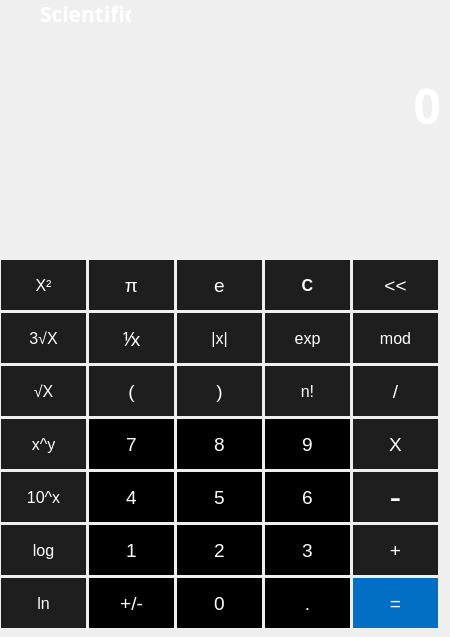
    <widget class="QWidget" name="scientific">
     <widget class="QPushButton" name="sqr_button_2">
      <property name="geometry">
       <rect>
        <x>1</x>
        <y>260</y>
        <width>85</width>
        <height>50</height>
       </rect>
      </property>
      <property name="font">
       <font>
        <pointsize>12</pointsize>
       </font>
      </property>
      <property name="styleSheet">
       <string notr="true">QPushButton {
	color: rgb(255, 255, 255);
	background-color: rgb(30, 30, 30);
	border: none;
}
QPushButton:hover {
	color: rgb(255, 255, 255);
	background-color: rgb(147, 147, 147);
}
QPushButton:pressed{
	color: rgb(255, 255, 255);
	background-color: rgb(131, 131, 131);
}</string>
      </property>
      <property name="text">
       <string>X²</string>
      </property>
     </widget>
     <widget class="QPushButton" name="back_button_2">
      <property name="geometry">
       <rect>
        <x>353</x>
        <y>260</y>
        <width>85</width>
        <height>50</height>
       </rect>
      </property>
      <property name="font">
       <font>
        <pointsize>14</pointsize>
       </font>
      </property>
      <property name="styleSheet">
       <string notr="true">QPushButton {
	color: rgb(255, 255, 255);
	background-color: rgb(30, 30, 30);
	border: none;
}
QPushButton:hover {
	color: rgb(255, 255, 255);
	background-color: rgb(147, 147, 147);
}
QPushButton:pressed{
	color: rgb(255, 255, 255);
	background-color: rgb(131, 131, 131);
}</string>
      </property>
      <property name="text">
       <string>&lt;&lt;</string>
      </property>
      <property name="shortcut">
       <string>Backspace</string>
      </property>
     </widget>
     <widget class="QPushButton" name="clear_button_2">
      <property name="geometry">
       <rect>
        <x>265</x>
        <y>260</y>
        <width>85</width>
        <height>50</height>
       </rect>
      </property>
      <property name="font">
       <font>
        <pointsize>12</pointsize>
        <bold>true</bold>
       </font>
      </property>
      <property name="styleSheet">
       <string notr="true">QPushButton {
	color: rgb(255, 255, 255);
	background-color: rgb(30, 30, 30);
	border: none;
}
QPushButton:hover {
	color: rgb(255, 255, 255);
	background-color: rgb(147, 147, 147);
}
QPushButton:pressed{
	color: rgb(255, 255, 255);
	background-color: rgb(131, 131, 131);
}</string>
      </property>
      <property name="text">
       <string>C</string>
      </property>
      <property name="shortcut">
       <string>Del</string>
      </property>
     </widget>
     <widget class="QPushButton" name="e_button">
      <property name="geometry">
       <rect>
        <x>177</x>
        <y>260</y>
        <width>85</width>
        <height>50</height>
       </rect>
      </property>
      <property name="font">
       <font>
        <pointsize>14</pointsize>
       </font>
      </property>
      <property name="styleSheet">
       <string notr="true">QPushButton {
	color: rgb(255, 255, 255);
	background-color: rgb(30, 30, 30);
	border: none;
}
QPushButton:hover {
	color: rgb(255, 255, 255);
	background-color: rgb(147, 147, 147);
}
QPushButton:pressed{
	color: rgb(255, 255, 255);
	background-color: rgb(131, 131, 131);
}</string>
      </property>
      <property name="text">
       <string>e</string>
      </property>
     </widget>
     <widget class="QPushButton" name="pi_button">
      <property name="geometry">
       <rect>
        <x>89</x>
        <y>260</y>
        <width>85</width>
        <height>50</height>
       </rect>
      </property>
      <property name="font">
       <font>
        <pointsize>14</pointsize>
       </font>
      </property>
      <property name="styleSheet">
       <string notr="true">QPushButton {
	color: rgb(255, 255, 255);
	background-color: rgb(30, 30, 30);
	border: none;
}
QPushButton:hover {
	color: rgb(255, 255, 255);
	background-color: rgb(147, 147, 147);
}
QPushButton:pressed{
	color: rgb(255, 255, 255);
	background-color: rgb(131, 131, 131);
}</string>
      </property>
      <property name="text">
       <string>π</string>
      </property>
     </widget>
     <widget class="QPushButton" name="exp_button">
      <property name="geometry">
       <rect>
        <x>265</x>
        <y>313</y>
        <width>85</width>
        <height>50</height>
       </rect>
      </property>
      <property name="font">
       <font>
        <pointsize>12</pointsize>
       </font>
      </property>
      <property name="styleSheet">
       <string notr="true">QPushButton {
	color: rgb(255, 255, 255);
	background-color: rgb(30, 30, 30);
	border: none;
}
QPushButton:hover {
	color: rgb(255, 255, 255);
	background-color: rgb(147, 147, 147);
}
QPushButton:pressed{
	color: rgb(255, 255, 255);
	background-color: rgb(131, 131, 131);
}</string>
      </property>
      <property name="text">
       <string>exp</string>
      </property>
     </widget>
     <widget class="QPushButton" name="mod_button_2">
      <property name="geometry">
       <rect>
        <x>353</x>
        <y>313</y>
        <width>85</width>
        <height>50</height>
       </rect>
      </property>
      <property name="font">
       <font>
        <pointsize>12</pointsize>
       </font>
      </property>
      <property name="styleSheet">
       <string notr="true">QPushButton {
	color: rgb(255, 255, 255);
	background-color: rgb(30, 30, 30);
	border: none;
}
QPushButton:hover {
	color: rgb(255, 255, 255);
	background-color: rgb(147, 147, 147);
}
QPushButton:pressed{
	color: rgb(255, 255, 255);
	background-color: rgb(131, 131, 131);
}</string>
      </property>
      <property name="text">
       <string>mod</string>
      </property>
     </widget>
     <widget class="QPushButton" name="mod_button">
      <property name="geometry">
       <rect>
        <x>177</x>
        <y>313</y>
        <width>85</width>
        <height>50</height>
       </rect>
      </property>
      <property name="font">
       <font>
        <pointsize>12</pointsize>
       </font>
      </property>
      <property name="styleSheet">
       <string notr="true">QPushButton {
	color: rgb(255, 255, 255);
	background-color: rgb(30, 30, 30);
	border: none;
}
QPushButton:hover {
	color: rgb(255, 255, 255);
	background-color: rgb(147, 147, 147);
}
QPushButton:pressed{
	color: rgb(255, 255, 255);
	background-color: rgb(131, 131, 131);
}</string>
      </property>
      <property name="text">
       <string>|x|</string>
      </property>
     </widget>
     <widget class="QPushButton" name="inverse_button_2">
      <property name="geometry">
       <rect>
        <x>89</x>
        <y>313</y>
        <width>85</width>
        <height>50</height>
       </rect>
      </property>
      <property name="font">
       <font>
        <pointsize>14</pointsize>
       </font>
      </property>
      <property name="styleSheet">
       <string notr="true">QPushButton {
	color: rgb(255, 255, 255);
	background-color: rgb(30, 30, 30);
	border: none;
}
QPushButton:hover {
	color: rgb(255, 255, 255);
	background-color: rgb(147, 147, 147);
}
QPushButton:pressed{
	color: rgb(255, 255, 255);
	background-color: rgb(131, 131, 131);
}</string>
      </property>
      <property name="text">
       <string>⅟x</string>
      </property>
     </widget>
     <widget class="QPushButton" name="croot_button_2">
      <property name="geometry">
       <rect>
        <x>1</x>
        <y>313</y>
        <width>85</width>
        <height>50</height>
       </rect>
      </property>
      <property name="font">
       <font>
        <pointsize>12</pointsize>
       </font>
      </property>
      <property name="styleSheet">
       <string notr="true">QPushButton {
	color: rgb(255, 255, 255);
	background-color: rgb(30, 30, 30);
	border: none;
}
QPushButton:hover {
	color: rgb(255, 255, 255);
	background-color: rgb(147, 147, 147);
}
QPushButton:pressed{
	color: rgb(255, 255, 255);
	background-color: rgb(131, 131, 131);
}</string>
      </property>
      <property name="text">
       <string>3√X</string>
      </property>
     </widget>
     <widget class="QPushButton" name="divide_button_2">
      <property name="geometry">
       <rect>
        <x>353</x>
        <y>366</y>
        <width>85</width>
        <height>50</height>
       </rect>
      </property>
      <property name="font">
       <font>
        <pointsize>14</pointsize>
       </font>
      </property>
      <property name="styleSheet">
       <string notr="true">QPushButton {
	color: rgb(255, 255, 255);
	background-color: rgb(30, 30, 30);
	border: none;
}
QPushButton:hover {
	color: rgb(255, 255, 255);
	background-color: rgb(147, 147, 147);
}
QPushButton:pressed{
	color: rgb(255, 255, 255);
	background-color: rgb(131, 131, 131);
}</string>
      </property>
      <property name="text">
       <string>/</string>
      </property>
      <property name="shortcut">
       <string>/</string>
      </property>
     </widget>
     <widget class="QPushButton" name="close_bracket_button">
      <property name="geometry">
       <rect>
        <x>177</x>
        <y>366</y>
        <width>85</width>
        <height>50</height>
       </rect>
      </property>
      <property name="font">
       <font>
        <pointsize>14</pointsize>
       </font>
      </property>
      <property name="styleSheet">
       <string notr="true">QPushButton {
	color: rgb(255, 255, 255);
	background-color: rgb(30, 30, 30);
	border: none;
}
QPushButton:hover {
	color: rgb(255, 255, 255);
	background-color: rgb(147, 147, 147);
}
QPushButton:pressed{
	color: rgb(255, 255, 255);
	background-color: rgb(131, 131, 131);
}</string>
      </property>
      <property name="text">
       <string>)</string>
      </property>
      <property name="shortcut">
       <string>)</string>
      </property>
     </widget>
     <widget class="QPushButton" name="fact_button">
      <property name="geometry">
       <rect>
        <x>265</x>
        <y>366</y>
        <width>85</width>
        <height>50</height>
       </rect>
      </property>
      <property name="font">
       <font>
        <pointsize>12</pointsize>
       </font>
      </property>
      <property name="styleSheet">
       <string notr="true">QPushButton {
	color: rgb(255, 255, 255);
	background-color: rgb(30, 30, 30);
	border: none;
}
QPushButton:hover {
	color: rgb(255, 255, 255);
	background-color: rgb(147, 147, 147);
}
QPushButton:pressed{
	color: rgb(255, 255, 255);
	background-color: rgb(131, 131, 131);
}</string>
      </property>
      <property name="text">
       <string>n!</string>
      </property>
      <property name="shortcut">
       <string>!</string>
      </property>
     </widget>
     <widget class="QPushButton" name="sqrt_button_2">
      <property name="geometry">
       <rect>
        <x>1</x>
        <y>366</y>
        <width>85</width>
        <height>50</height>
       </rect>
      </property>
      <property name="font">
       <font>
        <pointsize>12</pointsize>
       </font>
      </property>
      <property name="styleSheet">
       <string notr="true">QPushButton {
	color: rgb(255, 255, 255);
	background-color: rgb(30, 30, 30);
	border: none;
}
QPushButton:hover {
	color: rgb(255, 255, 255);
	background-color: rgb(147, 147, 147);
}
QPushButton:pressed{
	color: rgb(255, 255, 255);
	background-color: rgb(131, 131, 131);
}</string>
      </property>
      <property name="text">
       <string>√X</string>
      </property>
     </widget>
     <widget class="QPushButton" name="open_bracket_button">
      <property name="geometry">
       <rect>
        <x>89</x>
        <y>366</y>
        <width>85</width>
        <height>50</height>
       </rect>
      </property>
      <property name="font">
       <font>
        <pointsize>14</pointsize>
       </font>
      </property>
      <property name="styleSheet">
       <string notr="true">QPushButton {
	color: rgb(255, 255, 255);
	background-color: rgb(30, 30, 30);
	border: none;
}
QPushButton:hover {
	color: rgb(255, 255, 255);
	background-color: rgb(147, 147, 147);
}
QPushButton:pressed{
	color: rgb(255, 255, 255);
	background-color: rgb(131, 131, 131);
}</string>
      </property>
      <property name="text">
       <string>(</string>
      </property>
      <property name="shortcut">
       <string>(</string>
      </property>
     </widget>
     <widget class="QPushButton" name="NineButton_4">
      <property name="geometry">
       <rect>
        <x>265</x>
        <y>419</y>
        <width>85</width>
        <height>50</height>
       </rect>
      </property>
      <property name="font">
       <font>
        <pointsize>14</pointsize>
       </font>
      </property>
      <property name="styleSheet">
       <string notr="true">QPushButton {
	color: rgb(255, 255, 255);
	background-color: rgb(0, 0, 0);
	border: none;
}
QPushButton:hover {
	color: rgb(255, 255, 255);
	background-color: rgb(147, 147, 147);
}
QPushButton:pressed{
	color: rgb(255, 255, 255);
	background-color: rgb(131, 131, 131);
}</string>
      </property>
      <property name="text">
       <string>9</string>
      </property>
      <property name="shortcut">
       <string>9</string>
      </property>
     </widget>
     <widget class="QPushButton" name="TwoButton_4">
      <property name="geometry">
       <rect>
        <x>177</x>
        <y>525</y>
        <width>85</width>
        <height>50</height>
       </rect>
      </property>
      <property name="font">
       <font>
        <pointsize>14</pointsize>
       </font>
      </property>
      <property name="styleSheet">
       <string notr="true">QPushButton {
	color: rgb(255, 255, 255);
	background-color: rgb(0, 0, 0);
	border: none;
}
QPushButton:hover {
	color: rgb(255, 255, 255);
	background-color: rgb(147, 147, 147);
}
QPushButton:pressed{
	color: rgb(255, 255, 255);
	background-color: rgb(131, 131, 131);
}</string>
      </property>
      <property name="text">
       <string>2</string>
      </property>
      <property name="shortcut">
       <string>2</string>
      </property>
     </widget>
     <widget class="QPushButton" name="NegateButton_4">
      <property name="geometry">
       <rect>
        <x>89</x>
        <y>578</y>
        <width>85</width>
        <height>50</height>
       </rect>
      </property>
      <property name="font">
       <font>
        <pointsize>14</pointsize>
       </font>
      </property>
      <property name="styleSheet">
       <string notr="true">QPushButton {
	color: rgb(255, 255, 255);
	background-color: rgb(0, 0, 0);
	border: none;
}
QPushButton:hover {
	color: rgb(255, 255, 255);
	background-color: rgb(147, 147, 147);
}
QPushButton:pressed{
	color: rgb(255, 255, 255);
	background-color: rgb(131, 131, 131);
}</string>
      </property>
      <property name="text">
       <string>+/-</string>
      </property>
     </widget>
     <widget class="QPushButton" name="SixButton_4">
      <property name="geometry">
       <rect>
        <x>265</x>
        <y>472</y>
        <width>85</width>
        <height>50</height>
       </rect>
      </property>
      <property name="font">
       <font>
        <pointsize>14</pointsize>
       </font>
      </property>
      <property name="styleSheet">
       <string notr="true">QPushButton {
	color: rgb(255, 255, 255);
	background-color: rgb(0, 0, 0);
	border: none;
}
QPushButton:hover {
	color: rgb(255, 255, 255);
	background-color: rgb(147, 147, 147);
}
QPushButton:pressed{
	color: rgb(255, 255, 255);
	background-color: rgb(131, 131, 131);
}</string>
      </property>
      <property name="text">
       <string>6</string>
      </property>
      <property name="shortcut">
       <string>6</string>
      </property>
     </widget>
     <widget class="QPushButton" name="DotButton_4">
      <property name="geometry">
       <rect>
        <x>265</x>
        <y>578</y>
        <width>85</width>
        <height>50</height>
       </rect>
      </property>
      <property name="font">
       <font>
        <pointsize>14</pointsize>
       </font>
      </property>
      <property name="styleSheet">
       <string notr="true">QPushButton {
	color: rgb(255, 255, 255);
	background-color: rgb(0, 0, 0);
	border: none;
}
QPushButton:hover {
	color: rgb(255, 255, 255);
	background-color: rgb(147, 147, 147);
}
QPushButton:pressed{
	color: rgb(255, 255, 255);
	background-color: rgb(131, 131, 131);
}</string>
      </property>
      <property name="text">
       <string>.</string>
      </property>
      <property name="shortcut">
       <string>.</string>
      </property>
     </widget>
     <widget class="QPushButton" name="EightButton_4">
      <property name="geometry">
       <rect>
        <x>177</x>
        <y>419</y>
        <width>85</width>
        <height>50</height>
       </rect>
      </property>
      <property name="font">
       <font>
        <pointsize>14</pointsize>
       </font>
      </property>
      <property name="styleSheet">
       <string notr="true">QPushButton {
	color: rgb(255, 255, 255);
	background-color: rgb(0, 0, 0);
	border: none;
}
QPushButton:hover {
	color: rgb(255, 255, 255);
	background-color: rgb(147, 147, 147);
}
QPushButton:pressed{
	color: rgb(255, 255, 255);
	background-color: rgb(131, 131, 131);
}</string>
      </property>
      <property name="text">
       <string>8</string>
      </property>
      <property name="shortcut">
       <string>8</string>
      </property>
     </widget>
     <widget class="QPushButton" name="SevenButton_4">
      <property name="geometry">
       <rect>
        <x>89</x>
        <y>419</y>
        <width>85</width>
        <height>50</height>
       </rect>
      </property>
      <property name="font">
       <font>
        <pointsize>14</pointsize>
       </font>
      </property>
      <property name="styleSheet">
       <string notr="true">QPushButton {
	color: rgb(255, 255, 255);
	background-color: rgb(0, 0, 0);
	border: none;
}
QPushButton:hover {
	color: rgb(255, 255, 255);
	background-color: rgb(147, 147, 147);
}
QPushButton:pressed{
	color: rgb(255, 255, 255);
	background-color: rgb(131, 131, 131);
}</string>
      </property>
      <property name="text">
       <string>7</string>
      </property>
      <property name="shortcut">
       <string>7</string>
      </property>
     </widget>
     <widget class="QPushButton" name="FiveButton_4">
      <property name="geometry">
       <rect>
        <x>177</x>
        <y>472</y>
        <width>85</width>
        <height>50</height>
       </rect>
      </property>
      <property name="font">
       <font>
        <pointsize>14</pointsize>
       </font>
      </property>
      <property name="styleSheet">
       <string notr="true">QPushButton {
	color: rgb(255, 255, 255);
	background-color: rgb(0, 0, 0);
	border: none;
}
QPushButton:hover {
	color: rgb(255, 255, 255);
	background-color: rgb(147, 147, 147);
}
QPushButton:pressed{
	color: rgb(255, 255, 255);
	background-color: rgb(131, 131, 131);
}</string>
      </property>
      <property name="text">
       <string>5</string>
      </property>
      <property name="shortcut">
       <string>5</string>
      </property>
     </widget>
     <widget class="QPushButton" name="FourButton_4">
      <property name="geometry">
       <rect>
        <x>89</x>
        <y>472</y>
        <width>85</width>
        <height>50</height>
       </rect>
      </property>
      <property name="font">
       <font>
        <pointsize>14</pointsize>
       </font>
      </property>
      <property name="styleSheet">
       <string notr="true">QPushButton {
	color: rgb(255, 255, 255);
	background-color: rgb(0, 0, 0);
	border: none;
}
QPushButton:hover {
	color: rgb(255, 255, 255);
	background-color: rgb(147, 147, 147);
}
QPushButton:pressed{
	color: rgb(255, 255, 255);
	background-color: rgb(131, 131, 131);
}</string>
      </property>
      <property name="text">
       <string>4</string>
      </property>
      <property name="shortcut">
       <string>4</string>
      </property>
     </widget>
     <widget class="QPushButton" name="OneButton_4">
      <property name="geometry">
       <rect>
        <x>89</x>
        <y>525</y>
        <width>85</width>
        <height>50</height>
       </rect>
      </property>
      <property name="font">
       <font>
        <pointsize>14</pointsize>
       </font>
      </property>
      <property name="styleSheet">
       <string notr="true">QPushButton {
	color: rgb(255, 255, 255);
	background-color: rgb(0, 0, 0);
	border: none;
}
QPushButton:hover {
	color: rgb(255, 255, 255);
	background-color: rgb(147, 147, 147);
}
QPushButton:pressed{
	color: rgb(255, 255, 255);
	background-color: rgb(131, 131, 131);
}</string>
      </property>
      <property name="text">
       <string>1</string>
      </property>
      <property name="shortcut">
       <string>1</string>
      </property>
     </widget>
     <widget class="QPushButton" name="ZeroButton_4">
      <property name="geometry">
       <rect>
        <x>177</x>
        <y>578</y>
        <width>85</width>
        <height>50</height>
       </rect>
      </property>
      <property name="font">
       <font>
        <pointsize>14</pointsize>
       </font>
      </property>
      <property name="styleSheet">
       <string notr="true">QPushButton {
	color: rgb(255, 255, 255);
	background-color: rgb(0, 0, 0);
	border: none;
}
QPushButton:hover {
	color: rgb(255, 255, 255);
	background-color: rgb(147, 147, 147);
}
QPushButton:pressed{
	color: rgb(255, 255, 255);
	background-color: rgb(131, 131, 131);
}</string>
      </property>
      <property name="text">
       <string>0</string>
      </property>
      <property name="shortcut">
       <string>0</string>
      </property>
     </widget>
     <widget class="QPushButton" name="ThreeButton_4">
      <property name="geometry">
       <rect>
        <x>265</x>
        <y>525</y>
        <width>85</width>
        <height>50</height>
       </rect>
      </property>
      <property name="font">
       <font>
        <pointsize>14</pointsize>
       </font>
      </property>
      <property name="styleSheet">
       <string notr="true">QPushButton {
	color: rgb(255, 255, 255);
	background-color: rgb(0, 0, 0);
	border: none;
}
QPushButton:hover {
	color: rgb(255, 255, 255);
	background-color: rgb(147, 147, 147);
}
QPushButton:pressed{
	color: rgb(255, 255, 255);
	background-color: rgb(131, 131, 131);
}</string>
      </property>
      <property name="text">
       <string>3</string>
      </property>
      <property name="shortcut">
       <string>3</string>
      </property>
     </widget>
     <widget class="QPushButton" name="sub_button_2">
      <property name="geometry">
       <rect>
        <x>353</x>
        <y>472</y>
        <width>85</width>
        <height>50</height>
       </rect>
      </property>
      <property name="font">
       <font>
        <pointsize>26</pointsize>
       </font>
      </property>
      <property name="styleSheet">
       <string notr="true">QPushButton {
	color: rgb(255, 255, 255);
	background-color: rgb(30, 30, 30);
	border: none;
}
QPushButton:hover {
	color: rgb(255, 255, 255);
	background-color: rgb(147, 147, 147);
}
QPushButton:pressed{
	color: rgb(255, 255, 255);
	background-color: rgb(131, 131, 131);
}</string>
      </property>
      <property name="text">
       <string>-</string>
      </property>
      <property name="shortcut">
       <string>-</string>
      </property>
     </widget>
     <widget class="QPushButton" name="multiply_button_2">
      <property name="geometry">
       <rect>
        <x>353</x>
        <y>419</y>
        <width>85</width>
        <height>50</height>
       </rect>
      </property>
      <property name="font">
       <font>
        <pointsize>14</pointsize>
       </font>
      </property>
      <property name="styleSheet">
       <string notr="true">QPushButton {
	color: rgb(255, 255, 255);
	background-color: rgb(30, 30, 30);
	border: none;
}
QPushButton:hover {
	color: rgb(255, 255, 255);
	background-color: rgb(147, 147, 147);
}
QPushButton:pressed{
	color: rgb(255, 255, 255);
	background-color: rgb(131, 131, 131);
}</string>
      </property>
      <property name="text">
       <string>X</string>
      </property>
      <property name="shortcut">
       <string>*</string>
      </property>
     </widget>
     <widget class="QPushButton" name="add_button_2">
      <property name="geometry">
       <rect>
        <x>353</x>
        <y>525</y>
        <width>85</width>
        <height>50</height>
       </rect>
      </property>
      <property name="font">
       <font>
        <pointsize>14</pointsize>
       </font>
      </property>
      <property name="styleSheet">
       <string notr="true">QPushButton {
	color: rgb(255, 255, 255);
	background-color: rgb(30, 30, 30);
	border: none;
}
QPushButton:hover {
	color: rgb(255, 255, 255);
	background-color: rgb(147, 147, 147);
}
QPushButton:pressed{
	color: rgb(255, 255, 255);
	background-color: rgb(131, 131, 131);
}</string>
      </property>
      <property name="text">
       <string>+</string>
      </property>
      <property name="shortcut">
       <string>+</string>
      </property>
     </widget>
     <widget class="QPushButton" name="equal_button_2">
      <property name="geometry">
       <rect>
        <x>353</x>
        <y>578</y>
        <width>85</width>
        <height>50</height>
       </rect>
      </property>
      <property name="font">
       <font>
        <pointsize>14</pointsize>
       </font>
      </property>
      <property name="styleSheet">
       <string notr="true">QPushButton {
	color: rgb(255, 255, 255);
	background-color:rgb(3, 111, 196);
	border: none
}
QPushButton:hover {
	color: rgb(255, 255, 255);
	background-color: rgb(3, 124, 217);
}
QPushButton:pressed{
	color: rgb(255, 255, 255);
	background-color: rgb(4, 139, 243);
}</string>
      </property>
      <property name="text">
       <string>=</string>
      </property>
      <property name="shortcut">
       <string>Return</string>
      </property>
     </widget>
     <widget class="QPushButton" name="log_button">
      <property name="geometry">
       <rect>
        <x>1</x>
        <y>525</y>
        <width>85</width>
        <height>50</height>
       </rect>
      </property>
      <property name="font">
       <font>
        <pointsize>12</pointsize>
       </font>
      </property>
      <property name="styleSheet">
       <string notr="true">QPushButton {
	color: rgb(255, 255, 255);
	background-color: rgb(30, 30, 30);
	border: none;
}
QPushButton:hover {
	color: rgb(255, 255, 255);
	background-color: rgb(147, 147, 147);
}
QPushButton:pressed{
	color: rgb(255, 255, 255);
	background-color: rgb(131, 131, 131);
}</string>
      </property>
      <property name="text">
       <string>log</string>
      </property>
     </widget>
     <widget class="QPushButton" name="ln_button">
      <property name="geometry">
       <rect>
        <x>1</x>
        <y>578</y>
        <width>85</width>
        <height>50</height>
       </rect>
      </property>
      <property name="font">
       <font>
        <pointsize>12</pointsize>
       </font>
      </property>
      <property name="styleSheet">
       <string notr="true">QPushButton {
	color: rgb(255, 255, 255);
	background-color: rgb(30, 30, 30);
	border: none;
}
QPushButton:hover {
	color: rgb(255, 255, 255);
	background-color: rgb(147, 147, 147);
}
QPushButton:pressed{
	color: rgb(255, 255, 255);
	background-color: rgb(131, 131, 131);
}</string>
      </property>
      <property name="text">
       <string>ln</string>
      </property>
     </widget>
     <widget class="QPushButton" name="power_of_ten">
      <property name="geometry">
       <rect>
        <x>1</x>
        <y>472</y>
        <width>85</width>
        <height>50</height>
       </rect>
      </property>
      <property name="font">
       <font>
        <pointsize>12</pointsize>
       </font>
      </property>
      <property name="styleSheet">
       <string notr="true">QPushButton {
	color: rgb(255, 255, 255);
	background-color: rgb(30, 30, 30);
	border: none;
}
QPushButton:hover {
	color: rgb(255, 255, 255);
	background-color: rgb(147, 147, 147);
}
QPushButton:pressed{
	color: rgb(255, 255, 255);
	background-color: rgb(131, 131, 131);
}</string>
      </property>
      <property name="text">
       <string>10^x</string>
      </property>
     </widget>
     <widget class="QPushButton" name="power_button">
      <property name="geometry">
       <rect>
        <x>1</x>
        <y>419</y>
        <width>85</width>
        <height>50</height>
       </rect>
      </property>
      <property name="font">
       <font>
        <pointsize>12</pointsize>
       </font>
      </property>
      <property name="styleSheet">
       <string notr="true">QPushButton {
	color: rgb(255, 255, 255);
	background-color: rgb(30, 30, 30);
	border: none;
}
QPushButton:hover {
	color: rgb(255, 255, 255);
	background-color: rgb(147, 147, 147);
}
QPushButton:pressed{
	color: rgb(255, 255, 255);
	background-color: rgb(131, 131, 131);
}</string>
      </property>
      <property name="text">
       <string>x^y</string>
      </property>
      <property name="shortcut">
       <string>^</string>
      </property>
     </widget>
     <widget class="QLabel" name="page_label_2">
      <property name="geometry">
       <rect>
        <x>40</x>
        <y>-12</y>
        <width>91</width>
        <height>51</height>
       </rect>
      </property>
      <property name="font">
       <font>
        <family>Segoe UI Semibold</family>
        <pointsize>16</pointsize>
        <bold>true</bold>
       </font>
      </property>
      <property name="styleSheet">
       <string notr="true">color: rgb(255, 255, 255);
</string>
      </property>
      <property name="text">
       <string>Scientific</string>
      </property>
      <property name="alignment">
       <set>Qt::AlignLeading|Qt::AlignLeft|Qt::AlignVCenter</set>
      </property>
     </widget>
     <widget class="QScrollArea" name="outputlabel_scrl_2">
      <property name="geometry">
       <rect>
        <x>0</x>
        <y>50</y>
        <width>441</width>
        <height>111</height>
       </rect>
      </property>
      <property name="frameShape">
       <enum>QFrame::NoFrame</enum>
      </property>
      <property name="frameShadow">
       <enum>QFrame::Plain</enum>
      </property>
      <property name="horizontalScrollBarPolicy">
       <enum>Qt::ScrollBarAlwaysOff</enum>
      </property>
      <property name="widgetResizable">
       <bool>true</bool>
      </property>
      <widget class="QWidget" name="scrollAreaWidgetContents_3">
       <property name="geometry">
        <rect>
         <x>0</x>
         <y>0</y>
         <width>441</width>
         <height>111</height>
        </rect>
       </property>
       <layout class="QHBoxLayout" name="horizontalLayout_4">
        <property name="spacing">
         <number>0</number>
        </property>
        <property name="leftMargin">
         <number>0</number>
        </property>
        <property name="topMargin">
         <number>0</number>
        </property>
        <property name="rightMargin">
         <number>0</number>
        </property>
        <property name="bottomMargin">
         <number>0</number>
        </property>
        <item>
         <widget class="QLabel" name="OutputLabel_2">
          <property name="sizePolicy">
           <sizepolicy hsizetype="Preferred" vsizetype="Preferred">
            <horstretch>0</horstretch>
            <verstretch>0</verstretch>
           </sizepolicy>
          </property>
          <property name="font">
           <font>
            <family>Segoe UI Semibold</family>
            <pointsize>36</pointsize>
            <bold>true</bold>
           </font>
          </property>
          <property name="cursor">
           <cursorShape>IBeamCursor</cursorShape>
          </property>
          <property name="styleSheet">
           <string notr="true">color: rgb(255, 255, 255);</string>
          </property>
          <property name="frameShape">
           <enum>QFrame::NoFrame</enum>
          </property>
          <property name="frameShadow">
           <enum>QFrame::Plain</enum>
          </property>
          <property name="lineWidth">
           <number>1</number>
          </property>
          <property name="midLineWidth">
           <number>0</number>
          </property>
          <property name="text">
           <string>0</string>
          </property>
          <property name="alignment">
           <set>Qt::AlignRight|Qt::AlignTrailing|Qt::AlignVCenter</set>
          </property>
          <property name="wordWrap">
           <bool>false</bool>
          </property>
          <property name="margin">
           <number>10</number>
          </property>
          <property name="textInteractionFlags">
           <set>Qt::TextSelectableByMouse</set>
          </property>
         </widget>
        </item>
       </layout>
      </widget>
     </widget>
     <widget class="QLabel" name="ques_label2">
      <property name="geometry">
       <rect>
        <x>0</x>
        <y>50</y>
        <width>441</width>
        <height>31</height>
       </rect>
      </property>
      <property name="font">
       <font>
        <pointsize>12</pointsize>
       </font>
      </property>
      <property name="styleSheet">
       <string notr="true">color: rgb(184, 184, 184);
padding-right: 4px</string>
      </property>
      <property name="text">
       <string/>
      </property>
      <property name="alignment">
       <set>Qt::AlignRight|Qt::AlignTrailing|Qt::AlignVCenter</set>
      </property>
      <property name="margin">
       <number>9</number>
      </property>
     </widget>
    </widget>
